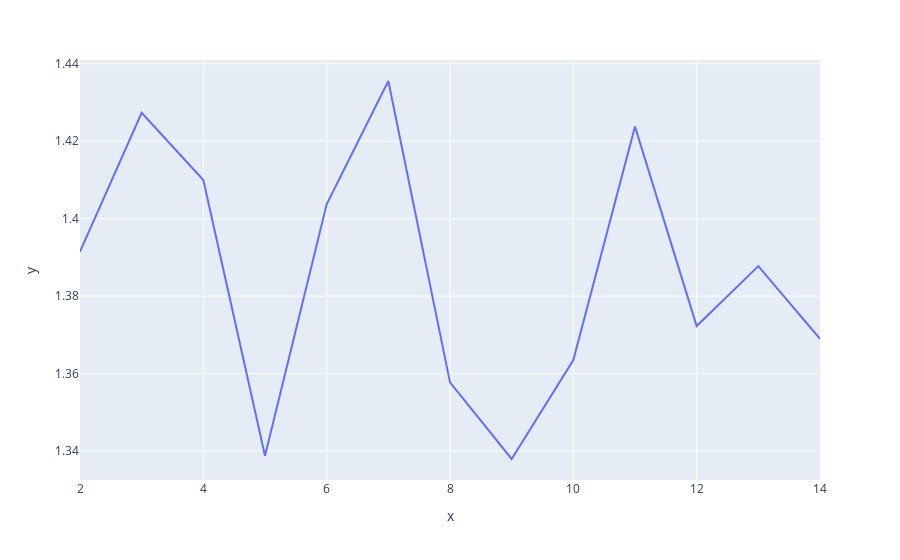

Notebook cell for this chart:
### Code cell
px.line(x=num_clusters,y=davies)

### Figure 1 — Plotly figure (JSON) as saved in the notebook; plotly's stock layout.template omitted (floating-point values rounded to 4 significant figures)
{"data": [{"hovertemplate": "x=%{x}<br>y=%{y}<extra></extra>", "legendgroup": "", "line": {"color": "#636efa", "dash": "solid"}, "marker": {"symbol": "circle"}, "mode": "lines", "name": "", "orientation": "v", "showlegend": false, "type": "scatter", "x": [2, 3, 4, 5, 6, 7, 8, 9, 10, 11, 12, 13, 14], "xaxis": "x", "y": [1.391, 1.427, 1.41, 1.339, 1.404, 1.436, 1.358, 1.338, 1.363, 1.424, 1.372, 1.388, 1.369], "yaxis": "y"}], "layout": {"legend": {"tracegroupgap": 0}, "margin": {"t": 60}, "xaxis": {"anchor": "y", "domain": [0, 1], "title": {"text": "x"}}, "yaxis": {"anchor": "x", "domain": [0, 1], "title": {"text": "y"}}}}
